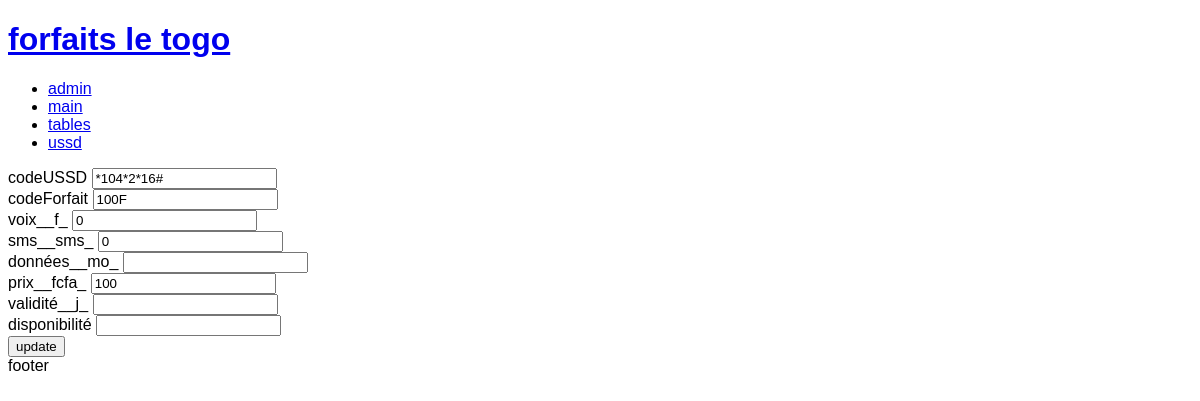
/flt/admin/index.php?idForfait=4, run on the app's committed database.
### tables this page shows
CREATE TABLE `togocel` (
  `idForfait` int(11) NOT NULL,
  `codeUSSD` varchar(255) NOT NULL,
  `codeForfait` varchar(255) NOT NULL,
  `voix__f_` int(11) NOT NULL,
  `sms__sms_` int(11) NOT NULL,
  `donnees__mo_` int(11) NOT NULL,
  `prix__fcfa_` int(11) NOT NULL,
  `validite__j_` int(11) NOT NULL,
  `disponibilite` varchar(255) NOT NULL,
  `rapport_donneesPrix` decimal(11,4) GENERATED ALWAYS AS (`donnees__mo_` / `prix__fcfa_`) STORED,
  `rapport_prixDonnees` decimal(11,4) NOT NULL,
  `rapport_validitePrix` decimal(11,4) NOT NULL,
  `rapport_prixValidite` decimal(11,4) NOT NULL,
  `rapport_validiteDonnees` decimal(11,4) NOT NULL,
  `rapport_donneesValidite` decimal(11,4) NOT NULL,
  `rapport_prixSms` decimal(11,4) NOT NULL,
  `rapport_smsPrix` decimal(11,4) NOT NULL,
  `rapport_prixVoix` decimal(11,4) NOT NULL,
  `rapport_voixPrix` decimal(11,4) NOT NULL,
  `rapport_validiteSms` decimal(11,4) NOT NULL,
  `rapport_smsValidite` decimal(11,4) NOT NULL,
  `rapport_validiteVoix` decimal(11,4) NOT NULL,
  `rapport_voixValidite` decimal(11,4) NOT NULL,
  `rapport_donneesSms` decimal(11,4) NOT NULL,
  `rapport_smsDonnees` decimal(11,4) NOT NULL,
  `rapport_donneesVoix` decimal(11,4) NOT NULL,
  `rapport_voixDonnees` decimal(11,4) NOT NULL,
  `rapport_smsVoix` decimal(11,4) NOT NULL,
  `rapport_voixSms` decimal(11,4) NOT NULL
);

### flt/admin/index.php (called while the page is built, shortened)
<?php
include("../inc.php");
if (isset($_GET["idForfait"])) {
    $idForfait = $_GET["idForfait"];
    $selectu = $bdd->prepare("SELECT * FROM togocel WHERE idForfait='$idForfait'");
    $selectu->execute();
    $fetchu = $selectu->fetch();
    $codeUSSD = $fetchu["codeUSSD"];
    $codeForfait = $fetchu["codeForfait"];
    $voix = $fetchu["voix__f_"];
    $sms = $fetchu["sms__sms_"];
    $données = $fetchu["données__mo_"];
    $prix = $fetchu["prix__fcfa_"];
    $validité = $fetchu["validité__j_"];
    $disponibilité = $fetchu["disponibilité"];
}
include("../head.php");
include("./flt_admin.php");
include("../footer.php");

### flt/admin/flt_admin.php (the view, shortened to what this page needs)
<form method="POST" action="">
    <label for="codeUSSD">codeUSSD</label>
    <input type="text" name="codeUSSD" id="codeUSSD" value="<?php if (isset($_GET["idForfait"])) {
                                                                echo $codeUSSD;
                                                            } ?>"><br>
    <label for="codeForfait">codeForfait</label>
    <input type="text" name="codeForfait" id="codeForfait" value="<?php if (isset($_GET["idForfait"])) {
                                                                        echo $codeForfait;
                                                                    } ?>"><br>
    <label for="voix__f_">voix__f_</label>
    <input type="number" name="voix" id="voix__f_" value="<?php if (isset($_GET["idForfait"])) {
                                                                echo $voix;
                                                            } ?>"><br>
    <label for="sms__sms_">sms__sms_</label>
    <input type="number" name="sms" id="sms__sms_" value="<?php if (isset($_GET["idForfait"])) {
                                                                echo $sms;
                                                            } ?>"><br>
    <label for="données__mo_">données__mo_</label>
    <input type="number" name="données" id="données__mo_" value="<?php if (isset($_GET["idForfait"])) {
                                                                        echo $données;
                                                                    } ?>"><br>
    <label for="prix__fcfa_">prix__fcfa_</label>
    <input type="number" name="prix" id="prix__fcfa_" value="<?php if (isset($_GET["idForfait"])) {
                                                                    echo $prix;
                                                                } ?>"><br>
    <label for="validité__j_">validité__j_</label>
    <input type="number" name="validité" id="validité__j_" value="<?php if (isset($_GET["idForfait"])) {
                                                                        echo $validité;
                                                                    } ?>"><br>
    <label for="disponibilité">disponibilité</label>
    <input type="text" name="disponibilité" id="disponibilité" value="<?php if (isset($_GET["idForfait"])) {
                                                                            echo $disponibilité;
                                                                        } ?>"><br>
    <?php if (!isset($_GET["idForfait"])) { ?>
        <input type="submit" value="insert" name="insert">
    <?php } else { ?>
        <input type="submit" value="update" name="update">
    <?php } ?>
</form>

### data on the page
togocel: codeUSSD "*104*2*16#", codeForfait "100F", voix "0", sms "0", prix "100"
